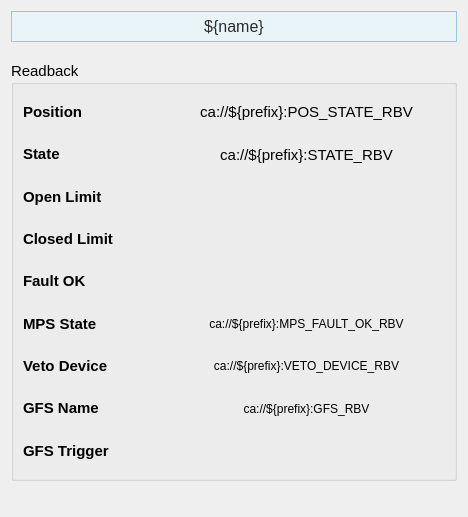
<?xml version="1.0" encoding="UTF-8"?>
<ui version="4.0">
 <class>Form</class>
 <widget class="QWidget" name="Form">
  <property name="geometry">
   <rect>
    <x>0</x>
    <y>0</y>
    <width>468</width>
    <height>517</height>
   </rect>
  </property>
  <property name="sizePolicy">
   <sizepolicy hsizetype="Preferred" vsizetype="Preferred">
    <horstretch>0</horstretch>
    <verstretch>0</verstretch>
   </sizepolicy>
  </property>
  <property name="windowTitle">
   <string>Form</string>
  </property>
  <layout class="QVBoxLayout" name="verticalLayout_2">
   <item>
    <widget class="PyDMLabel" name="PyDMLabel_11">
     <property name="maximumSize">
      <size>
       <width>16777215</width>
       <height>40</height>
      </size>
     </property>
     <property name="font">
      <font>
       <pointsize>12</pointsize>
      </font>
     </property>
     <property name="toolTip">
      <string/>
     </property>
     <property name="styleSheet">
      <string notr="true">    background-color: #e8f4f8;

    border: 1px solid #90c8e0;

    padding: 5px;

    color: rgb(43, 43, 43);</string>
     </property>
     <property name="text">
      <string>${name}</string>
     </property>
     <property name="alignment">
      <set>Qt::AlignCenter</set>
     </property>
    </widget>
   </item>
   <item>
    <spacer name="verticalSpacer_2">
     <property name="orientation">
      <enum>Qt::Vertical</enum>
     </property>
     <property name="sizeType">
      <enum>QSizePolicy::Fixed</enum>
     </property>
     <property name="sizeHint" stdset="0">
      <size>
       <width>20</width>
       <height>13</height>
      </size>
     </property>
    </spacer>
   </item>
   <item>
    <widget class="QGroupBox" name="groupBox">
     <property name="sizePolicy">
      <sizepolicy hsizetype="Preferred" vsizetype="Fixed">
       <horstretch>0</horstretch>
       <verstretch>0</verstretch>
      </sizepolicy>
     </property>
     <property name="minimumSize">
      <size>
       <width>0</width>
       <height>420</height>
      </size>
     </property>
     <property name="font">
      <font>
       <pointsize>11</pointsize>
      </font>
     </property>
     <property name="title">
      <string>Readback</string>
     </property>
     <layout class="QVBoxLayout" name="verticalLayout_14">
      <item>
       <layout class="QHBoxLayout" name="horizontalLayout_4" stretch="1,2">
        <item>
         <layout class="QVBoxLayout" name="verticalLayout">
          <item>
           <widget class="QLabel" name="interlock_ok_label_9">
            <property name="font">
             <font>
              <pointsize>11</pointsize>
             </font>
            </property>
            <property name="styleSheet">
             <string/>
            </property>
            <property name="text">
             <string>&lt;html&gt;&lt;head/&gt;&lt;body&gt;&lt;p&gt;&lt;span style=&quot; font-weight:600;&quot;&gt;Position&lt;/span&gt;&lt;/p&gt;&lt;/body&gt;&lt;/html&gt;</string>
            </property>
           </widget>
          </item>
          <item>
           <widget class="QLabel" name="interlock_ok_label_13">
            <property name="font">
             <font>
              <pointsize>11</pointsize>
             </font>
            </property>
            <property name="styleSheet">
             <string/>
            </property>
            <property name="text">
             <string>&lt;html&gt;&lt;head/&gt;&lt;body&gt;&lt;p&gt;&lt;span style=&quot; font-weight:600;&quot;&gt;State&lt;/span&gt;&lt;/p&gt;&lt;/body&gt;&lt;/html&gt;</string>
            </property>
           </widget>
          </item>
          <item>
           <widget class="QLabel" name="interlock_ok_label_10">
            <property name="font">
             <font>
              <pointsize>11</pointsize>
             </font>
            </property>
            <property name="styleSheet">
             <string/>
            </property>
            <property name="text">
             <string>&lt;html&gt;&lt;head/&gt;&lt;body&gt;&lt;p&gt;&lt;span style=&quot; font-weight:600;&quot;&gt;Open Limit&lt;/span&gt;&lt;/p&gt;&lt;/body&gt;&lt;/html&gt;</string>
            </property>
           </widget>
          </item>
          <item>
           <widget class="QLabel" name="interlock_ok_label_11">
            <property name="font">
             <font>
              <pointsize>11</pointsize>
             </font>
            </property>
            <property name="styleSheet">
             <string/>
            </property>
            <property name="text">
             <string>&lt;html&gt;&lt;head/&gt;&lt;body&gt;&lt;p&gt;&lt;span style=&quot; font-weight:600;&quot;&gt;Closed Limit&lt;/span&gt;&lt;/p&gt;&lt;/body&gt;&lt;/html&gt;</string>
            </property>
           </widget>
          </item>
          <item>
           <widget class="QLabel" name="interlock_ok_label">
            <property name="font">
             <font>
              <pointsize>11</pointsize>
             </font>
            </property>
            <property name="styleSheet">
             <string/>
            </property>
            <property name="text">
             <string>&lt;html&gt;&lt;head/&gt;&lt;body&gt;&lt;p&gt;&lt;span style=&quot; font-weight:600;&quot;&gt;Fault OK&lt;/span&gt;&lt;/p&gt;&lt;/body&gt;&lt;/html&gt;</string>
            </property>
           </widget>
          </item>
          <item>
           <widget class="QLabel" name="interlock_ok_label_7">
            <property name="font">
             <font>
              <pointsize>11</pointsize>
             </font>
            </property>
            <property name="styleSheet">
             <string/>
            </property>
            <property name="text">
             <string>&lt;html&gt;&lt;head/&gt;&lt;body&gt;&lt;p&gt;&lt;span style=&quot; font-weight:600;&quot;&gt;MPS State&lt;/span&gt;&lt;/p&gt;&lt;/body&gt;&lt;/html&gt;</string>
            </property>
           </widget>
          </item>
          <item>
           <widget class="QLabel" name="interlock_ok_label_4">
            <property name="font">
             <font>
              <pointsize>11</pointsize>
             </font>
            </property>
            <property name="styleSheet">
             <string/>
            </property>
            <property name="text">
             <string>&lt;html&gt;&lt;head/&gt;&lt;body&gt;&lt;p&gt;&lt;span style=&quot; font-weight:600;&quot;&gt;Veto Device&lt;/span&gt;&lt;/p&gt;&lt;/body&gt;&lt;/html&gt;</string>
            </property>
           </widget>
          </item>
          <item>
           <widget class="QLabel" name="interlock_ok_label_6">
            <property name="font">
             <font>
              <pointsize>11</pointsize>
             </font>
            </property>
            <property name="styleSheet">
             <string/>
            </property>
            <property name="text">
             <string>&lt;html&gt;&lt;head/&gt;&lt;body&gt;&lt;p&gt;&lt;span style=&quot; font-weight:600;&quot;&gt;GFS Name&lt;/span&gt;&lt;/p&gt;&lt;/body&gt;&lt;/html&gt;</string>
            </property>
           </widget>
          </item>
          <item>
           <widget class="QLabel" name="interlock_ok_label_8">
            <property name="font">
             <font>
              <pointsize>11</pointsize>
             </font>
            </property>
            <property name="styleSheet">
             <string/>
            </property>
            <property name="text">
             <string>&lt;html&gt;&lt;head/&gt;&lt;body&gt;&lt;p&gt;&lt;span style=&quot; font-weight:600;&quot;&gt;GFS Trigger&lt;/span&gt;&lt;/p&gt;&lt;/body&gt;&lt;/html&gt;</string>
            </property>
           </widget>
          </item>
         </layout>
        </item>
        <item>
         <layout class="QVBoxLayout" name="verticalLayout_4">
          <item>
           <widget class="PyDMLabel" name="PyDMLabel_8">
            <property name="toolTip">
             <string/>
            </property>
            <property name="text">
             <string>ca://${prefix}:POS_STATE_RBV</string>
            </property>
            <property name="alignment">
             <set>Qt::AlignCenter</set>
            </property>
            <property name="precision">
             <number>0</number>
            </property>
            <property name="showUnits">
             <bool>false</bool>
            </property>
            <property name="precisionFromPV">
             <bool>true</bool>
            </property>
            <property name="alarmSensitiveContent">
             <bool>false</bool>
            </property>
            <property name="alarmSensitiveBorder">
             <bool>true</bool>
            </property>
            <property name="PyDMToolTip">
             <string/>
            </property>
            <property name="channel">
             <string>ca://${prefix}:POS_STATE_RBV</string>
            </property>
            <property name="enableRichText">
             <bool>false</bool>
            </property>
            <property name="displayLabelText">
             <bool>false</bool>
            </property>
            <property name="disconnectedText">
             <string/>
            </property>
           </widget>
          </item>
          <item>
           <widget class="PyDMLabel" name="PyDMLabel_13">
            <property name="toolTip">
             <string/>
            </property>
            <property name="text">
             <string>ca://${prefix}:STATE_RBV</string>
            </property>
            <property name="alignment">
             <set>Qt::AlignCenter</set>
            </property>
            <property name="precision">
             <number>0</number>
            </property>
            <property name="showUnits">
             <bool>false</bool>
            </property>
            <property name="precisionFromPV">
             <bool>true</bool>
            </property>
            <property name="alarmSensitiveContent">
             <bool>false</bool>
            </property>
            <property name="alarmSensitiveBorder">
             <bool>true</bool>
            </property>
            <property name="PyDMToolTip">
             <string/>
            </property>
            <property name="channel">
             <string>ca://${prefix}:STATE_RBV</string>
            </property>
            <property name="enableRichText">
             <bool>false</bool>
            </property>
            <property name="displayLabelText">
             <bool>false</bool>
            </property>
            <property name="disconnectedText">
             <string/>
            </property>
           </widget>
          </item>
          <item>
           <widget class="PyDMByteIndicator" name="PyDMByteIndicator_5">
            <property name="toolTip">
             <string/>
            </property>
            <property name="channel">
             <string>ca://${prefix}:OPN_DI_RBV</string>
            </property>
            <property name="showLabels">
             <bool>false</bool>
            </property>
            <property name="circles">
             <bool>true</bool>
            </property>
           </widget>
          </item>
          <item>
           <widget class="PyDMByteIndicator" name="PyDMByteIndicator_6">
            <property name="toolTip">
             <string/>
            </property>
            <property name="channel">
             <string>ca://${prefix}:CLS_DI_RBV</string>
            </property>
            <property name="showLabels">
             <bool>false</bool>
            </property>
            <property name="circles">
             <bool>true</bool>
            </property>
           </widget>
          </item>
          <item>
           <widget class="PyDMByteIndicator" name="PyDMByteIndicator_4">
            <property name="toolTip">
             <string/>
            </property>
            <property name="channel">
             <string>ca://${prefix}:VAC_FAULT_OK_RBV</string>
            </property>
            <property name="offColor">
             <color>
              <red>255</red>
              <green>0</green>
              <blue>0</blue>
             </color>
            </property>
            <property name="showLabels">
             <bool>false</bool>
            </property>
            <property name="circles">
             <bool>true</bool>
            </property>
           </widget>
          </item>
          <item>
           <widget class="PyDMLabel" name="PyDMLabel_12">
            <property name="font">
             <font>
              <pointsize>9</pointsize>
             </font>
            </property>
            <property name="toolTip">
             <string/>
            </property>
            <property name="text">
             <string>ca://${prefix}:MPS_FAULT_OK_RBV</string>
            </property>
            <property name="alignment">
             <set>Qt::AlignCenter</set>
            </property>
            <property name="channel">
             <string>ca://${prefix}:MPS_FAULT_OK_RBV</string>
            </property>
           </widget>
          </item>
          <item>
           <widget class="PyDMLabel" name="PyDMLabel_9">
            <property name="font">
             <font>
              <pointsize>9</pointsize>
             </font>
            </property>
            <property name="toolTip">
             <string/>
            </property>
            <property name="text">
             <string>ca://${prefix}:VETO_DEVICE_RBV</string>
            </property>
            <property name="alignment">
             <set>Qt::AlignCenter</set>
            </property>
            <property name="channel">
             <string>ca://${prefix}:VETO_DEVICE_RBV</string>
            </property>
           </widget>
          </item>
          <item>
           <widget class="PyDMLabel" name="PyDMLabel_10">
            <property name="font">
             <font>
              <pointsize>9</pointsize>
             </font>
            </property>
            <property name="toolTip">
             <string/>
            </property>
            <property name="text">
             <string>ca://${prefix}:GFS_RBV</string>
            </property>
            <property name="alignment">
             <set>Qt::AlignCenter</set>
            </property>
            <property name="channel">
             <string>ca://${prefix}:GFS_RBV</string>
            </property>
           </widget>
          </item>
          <item>
           <widget class="PyDMByteIndicator" name="PyDMByteIndicator_7">
            <property name="toolTip">
             <string/>
            </property>
            <property name="channel">
             <string>ca://${prefix}:TRIG_RBV</string>
            </property>
            <property name="onColor">
             <color>
              <red>255</red>
              <green>0</green>
              <blue>0</blue>
             </color>
            </property>
            <property name="showLabels">
             <bool>false</bool>
            </property>
            <property name="circles">
             <bool>true</bool>
            </property>
           </widget>
          </item>
         </layout>
        </item>
       </layout>
      </item>
     </layout>
    </widget>
   </item>
   <item>
    <spacer name="verticalSpacer">
     <property name="orientation">
      <enum>Qt::Vertical</enum>
     </property>
     <property name="sizeHint" stdset="0">
      <size>
       <width>20</width>
       <height>89</height>
      </size>
     </property>
    </spacer>
   </item>
  </layout>
 </widget>
 <customwidgets>
  <customwidget>
   <class>PyDMByteIndicator</class>
   <extends>QWidget</extends>
   <header>pydm.widgets.byte</header>
  </customwidget>
  <customwidget>
   <class>PyDMLabel</class>
   <extends>QLabel</extends>
   <header>pydm.widgets.label</header>
  </customwidget>
 </customwidgets>
 <resources/>
 <connections/>
</ui>
